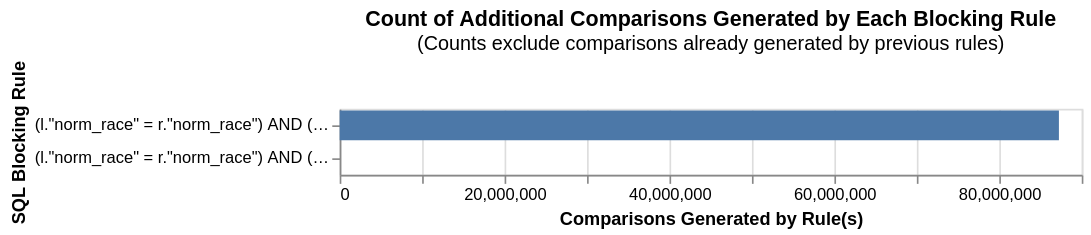

This figure's notebook cell:
### Markdown cell above
### Counting the number of comparisons by blocking rule

### Code cell
from splink.blocking_analysis import (
    cumulative_comparisons_to_be_scored_from_blocking_rules_chart,
)


blocking_rules_for_analysis = [
    block_on("norm_race", "gender"),
    block_on("norm_race", "gender", "norm_first_name")
            
]


cumulative_comparisons_to_be_scored_from_blocking_rules_chart(
    table_or_tables=[mentions_1870,mentions_1880],
    blocking_rules=blocking_rules_for_analysis,
    db_api=DuckDBAPI(),
    link_type="link_only",
)

### Figure 1 — Vega-Lite specification as saved in the notebook (floating-point values rounded to 4 significant figures)
{"config": {"view": {"continuousWidth": 300, "continuousHeight": 300}}, "data": {"name": "data-044b0d32b0d6aa098b53c5e4819a2f7c"}, "mark": "bar", "encoding": {"order": {"field": "cumulative_rows"}, "tooltip": [{"field": "blocking_rule", "title": "SQL Condition", "type": "nominal"}, {"field": "row_count", "format": ",", "title": "Comparisons Generated", "type": "quantitative"}, {"field": "cumulative_rows", "format": ",", "title": "Cumulative Comparisons", "type": "quantitative"}, {"field": "cartesian", "format": ",", "title": "Total comparisons in Cartesian product", "type": "quantitative"}], "x": {"field": "start", "title": "Comparisons Generated by Rule(s)", "type": "quantitative"}, "x2": {"field": "cumulative_rows"}, "y": {"field": "blocking_rule", "sort": ["-x2"], "title": "SQL Blocking Rule"}}, "height": {"step": 20}, "title": {"text": "Count of Additional Comparisons Generated by Each Blocking Rule", "subtitle": "(Counts exclude comparisons already generated by previous rules)"}, "width": 450, "$schema": "https://vega.github.io/schema/vega-lite/v5.9.3.json", "datasets": {"data-044b0d32b0d6aa098b53c5e4819a2f7c": [{"blocking_rule": "(l.\"norm_race\" = r.\"norm_race\") AND (l.\"gender\" = r.\"gender\")", "row_count": 87231498, "cumulative_rows": 87231498, "cartesian": 382421233, "match_key": "0", "start": 0}, {"blocking_rule": "(l.\"norm_race\" = r.\"norm_race\") AND (l.\"gender\" = r.\"gender\") AND (l.\"norm_first_name\" = r.\"norm_first_name\")", "row_count": 0, "cumulative_rows": 87231498, "cartesian": 382421233, "match_key": "1", "start": 87231498}]}}
